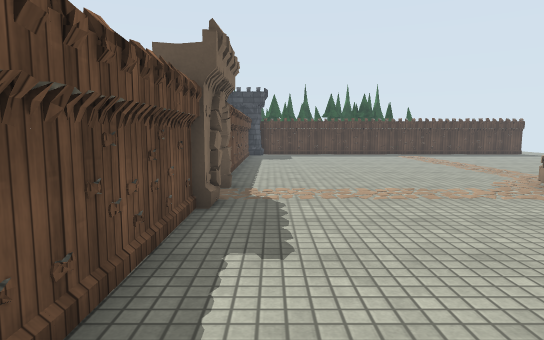
view 1 (above)

23 first-person views from a walk through a Unity game level. The camera is 1.3 m above the floor, tilts 6° down and sees 75° across. The floor is counted in squares, 1 m on a side. Each view is taken from the middle of a square. On the plan, view 1 faces up. The plan holds only what a view shows up to about 15 squares ahead; the rest is blank. The place goes on beyond the plan. Some animated figures are not drawn. Surface patterns are stand-ins for the level's own textures.

view 2
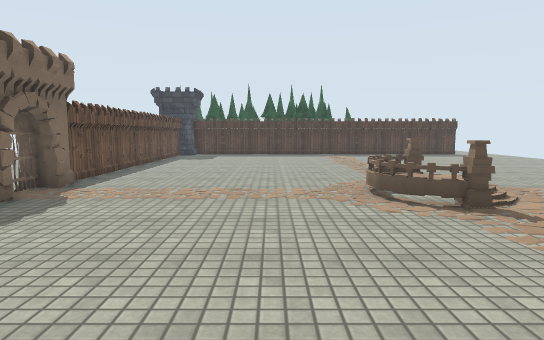

view 3
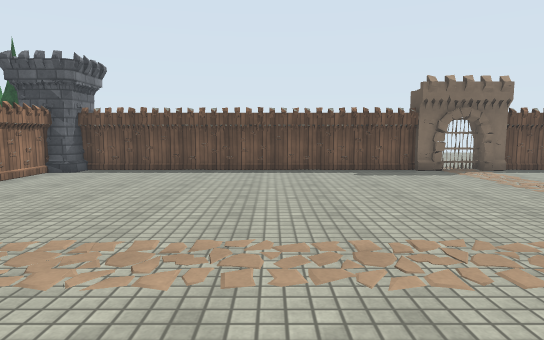

view 4
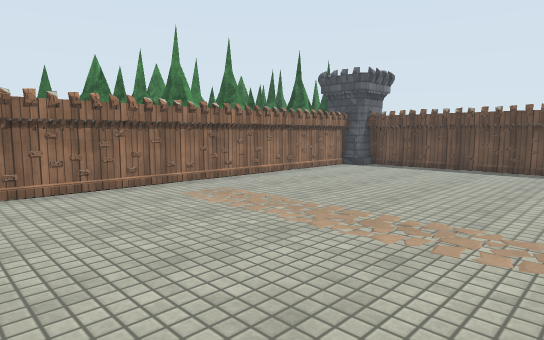

view 5
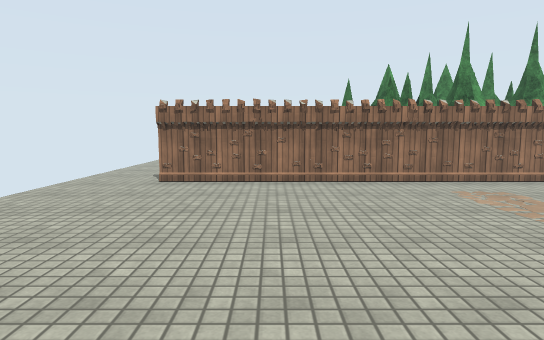

view 6
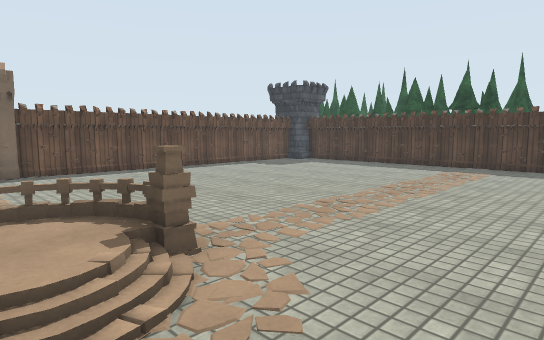

view 7
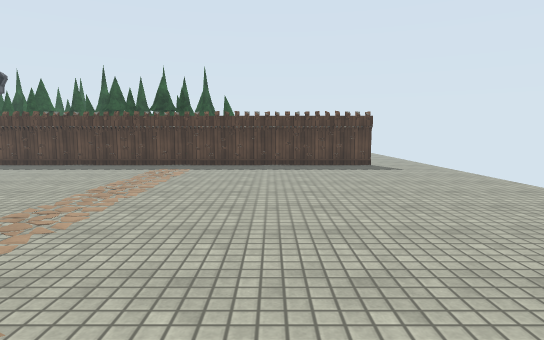

view 8
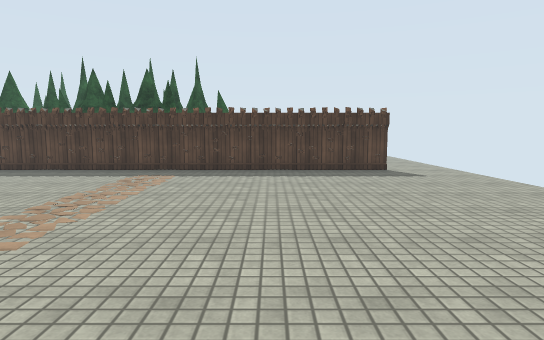

view 9
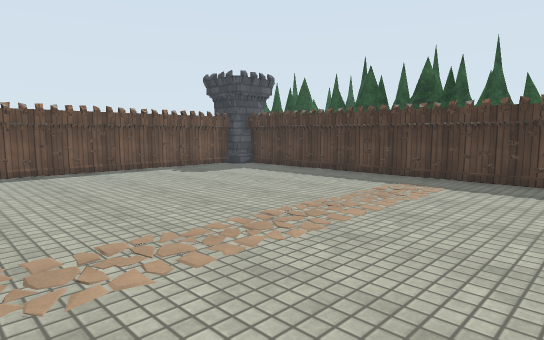

view 10
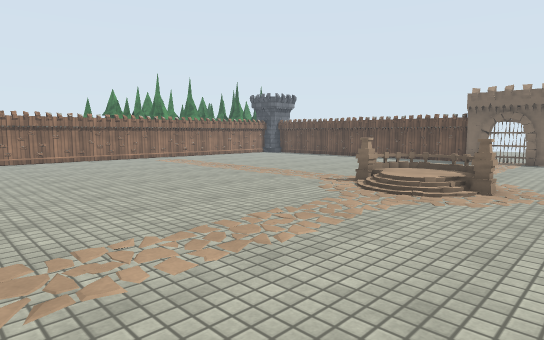

view 11
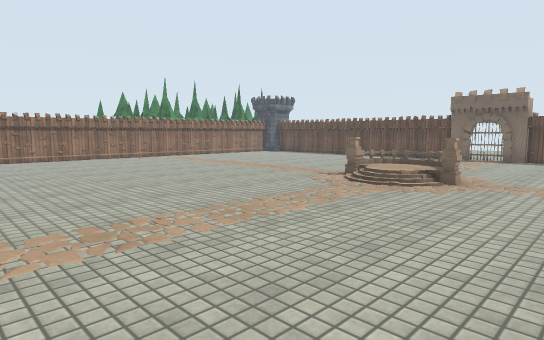

view 12
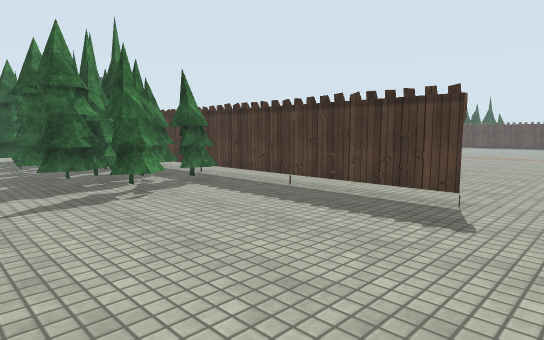

view 13
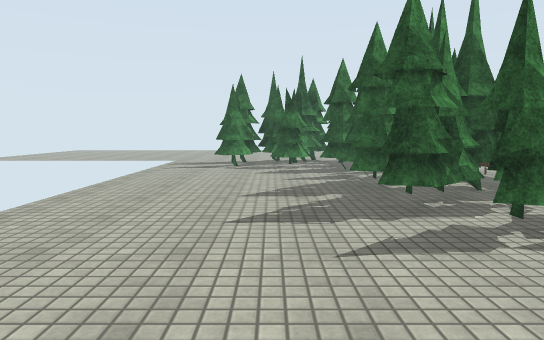

view 14
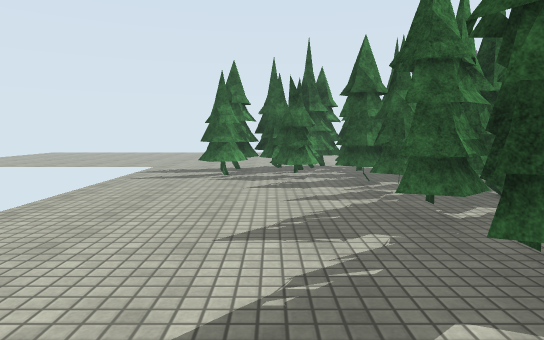

view 15
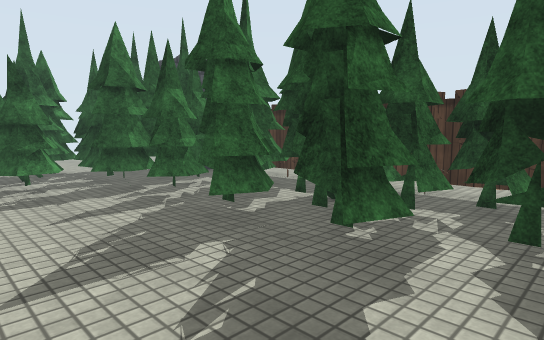

view 16
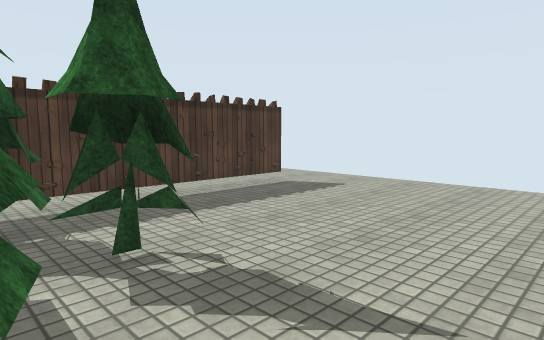

view 17
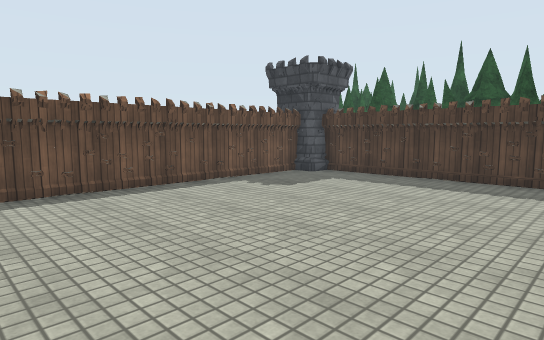

view 18
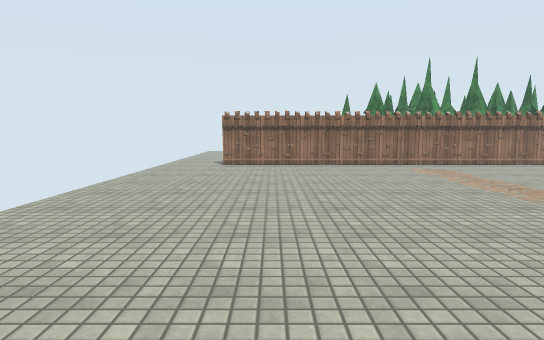

view 19
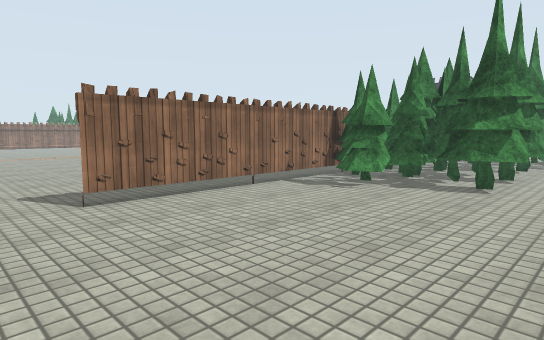

view 20
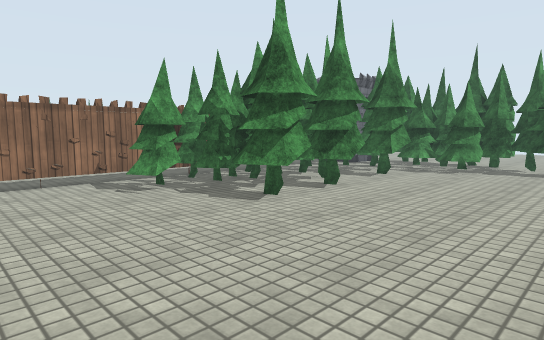

view 21
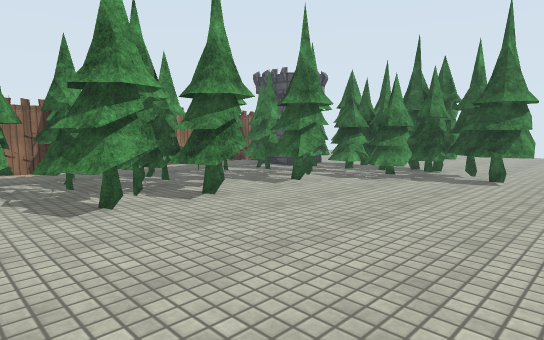

view 22
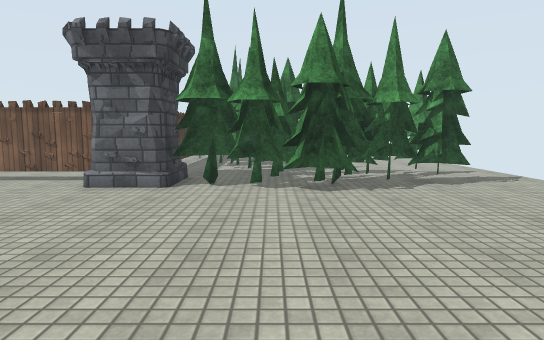

view 23
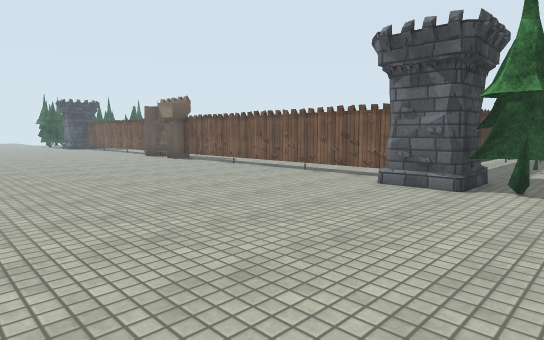

### Floor plan
Key: @ floor where view 1 was taken; # wall or solid block; . main floor; : floor 0.25 m higher than the main floor; = window, fence, low wall or low ledge; T thing the floor can be seen under or through; O other object.
Columns run from 11 left of view 1 to 17 right of it. Each row starts with its distance up from view 1.
 32                  ..  .
 31           ............  .
 30     ......OO...........
 29     .....OOO............
 28      ...OOOOO.............  .
 27      ...OOOOO..............
 26        .OOOO #O.OO#OO.......
 25         OOOOOOO.OOOO.........
 24         OOOOOO OOOOOO........
 23          OOOO OO OOOOO.......
 22           O O   O OT.........
 21           ####TTTTTTTTTTTTT..
 20           #..................
 19           #..................
 18           #..................
 17           #..................
 16           #..................
 15           #..................
 14           #..................
 13           #.................
 12           #................ .
 11           #.................
 10           #.................
  9           #..................
  8          OO......=::.........
  7   ...    OO......=::........
  6   ....    #.......=.........
  5   .....   #.................
  4   ......  #.................
  3   ....... #..................
  2   ........#..................
  1  .........#..................
  0  .........#@.................
 -1  .........#..................
 -2  .........#..................
 -3  .........#..................
 -4  .........#..................
 -5  .........#..................
 -6 .........########TTTTTTTTT...
 -7 .........#O      TTTT........
 -8  .......OOOOO OOOOOOO........
 -9   ......OOOOOOOOOOOOO........
-10 . ......OOOOOOOOOOOOOO.......
-11   ......OOOOOOO.OOOO.........
-12   ......OOOOO................
-13    ......OOOO.............  .
-14      ....OOO............

Where each view was taken, in squares from view 1:
view 1: 0 up, 0 right, facing up
view 2: 0 up, 4 right, facing up
view 3: 1 up, 11 right, facing left
view 4: 2 up, 12 right, facing down-left
view 5: 3 up, 12 right, facing down
view 6: 7 up, 11 right, facing up-left
view 7: 7 up, 11 right, facing up
view 8: 9 up, 11 right, facing up
view 9: 11 up, 11 right, facing up-left
view 10: 11 up, 16 right, facing down-left
view 11: 12 up, 17 right, facing down-left
view 12: 13 down, 17 right, facing up-left
view 13: 13 down, 14 right, facing left
view 14: 13 down, 11 right, facing left
view 15: 14 down, 10 right, facing up-left
view 16: 13 down, 8 right, facing up-right
view 17: 11 up, 7 right, facing up-left
view 18: 8 up, 13 right, facing down
view 19: 28 up, 17 right, facing down-left
view 20: 31 up, 13 right, facing down-left
view 21: 32 up, 10 right, facing down-left
view 22: 10 down, 11 left, facing right
view 23: 10 down, 11 left, facing up-right
